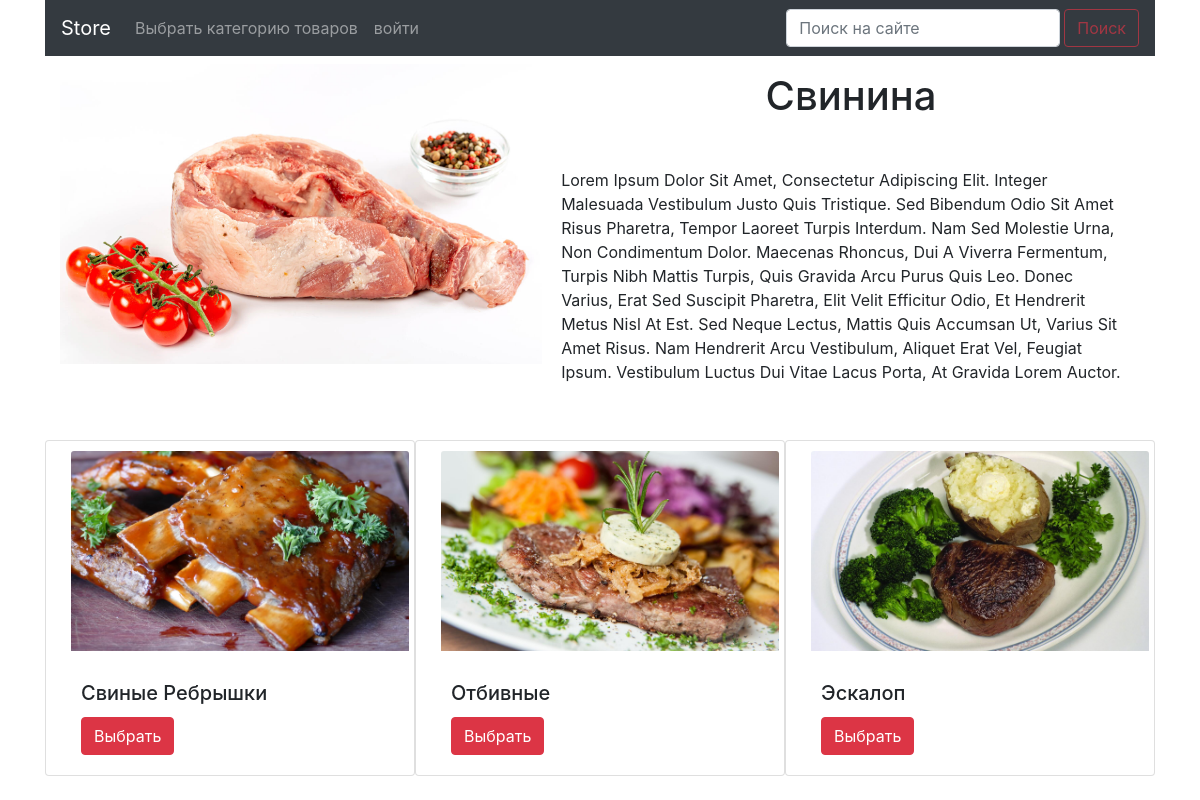
Page /subcategory/svinina/ on the committed database.
### store/models.py (models this page shows, shortened)
class SubCategory(models.Model):
    category = models.ForeignKey(Category, on_delete=models.CASCADE)
    name = models.CharField(verbose_name='имя', max_length=256, unique=True)
    slug = models.SlugField(verbose_name='slug-имя', max_length=256, null=False, unique=True)
    image = models.ImageField(upload_to='subcategory_img', blank=True)
    description = models.TextField(verbose_name='описание подкатегории', blank=True, null=True)

class Product(models.Model):
    subcategory = models.ForeignKey(SubCategory, on_delete=models.CASCADE)
    name = models.CharField(verbose_name='имя', max_length=256, unique=True)
    slug = models.SlugField(verbose_name='slug-имя', max_length=256, null=False, unique=True)
    image = models.ImageField(upload_to='product_img', blank=True)
    description = models.TextField(verbose_name='описание продукта', blank=True, null=True)
    price = models.DecimalField(verbose_name='цена', max_digits=8, decimal_places=2, default=0)
    availability = models.PositiveIntegerField(verbose_name='количество свободного товара', default=0)

### store/views.py (the view)
# urls.py: path('subcategory/<slug:slug>/', store.SubCategoryDetailProductListView.as_view(), name='subcategory_detail'),
class SubCategoryDetailProductListView(TemplateView):
    template_name = 'store/subcategory_detail.html'
    def get_context_data(self, slug=None, **kwargs):
        context = super().get_context_data(slug=slug, **kwargs)
        context["subcategory_object"] = get_object_or_404(store_models.SubCategory, slug=slug)
        context["products"] = store_models.Product.objects.filter(subcategory=context["subcategory_object"])
        return context

### store/templates/store/subcategory_detail.html
{% extends 'store/base.html' %}
{% load static %}
{% block content %}
    <div class="container-fluid">
        <div class="media">
            <img src="/media/{{ subcategory_object.image }}"
                 class="img-fluid mt-2 col-lg-offset-4" alt="Responsive image"
                 style="height: 300px">
            <div class="ml-1 container-fluid">
                <div class="align-content-lg-between text-center">
                <h1 class="mt-3 ml-3">{{ subcategory_object.name|title }}</h1>
                <br>
                </div>
                <div class="mt-3">
                <p>{{ subcategory_object.description|title }}</p>
                </div>
                <br>
            </div>
        </div>
    </div>
    <div class="container mt-3">
        <div class="row centered">
            {% for product in products %}
                <div class="card  col-lg-4" style="width: 16rem;
                display: flex">
                    <img src="/media/{{ product.image }}"
                         class="card-img-top filters__img" alt="...">
                    <div class="card-body fa fa-align-justify">
                        <h5 class="card-title">{{ product.name|title }}</h5>
                        <a href="{% url 'store:product_detail' product.slug %}"
                           class="btn btn-danger">Выбрать</a>
                    </div>
                </div>
            {% endfor %}
        </div>
    </div>
{% endblock %}

### static/css/style.css (style rules this page uses)
* { margin: 0; padding: 0; }
body { font-family: 'Montserrat', sans-serif; }
html, body { height: 100%; }
.filters__img { width: 100%; height: 200px; overflow: hidden; margin: 10px; }
.container { width: 1366px; margin: 0 auto; min-height: 100%; }

### rows in the picture
SubCategory: image (picture), name "Свинина", description "Lorem Ipsum Dolor Sit Amet, Consectetur Adipiscing Elit. Integer Malesuada Vestibulum Justo Quis Tristique. Sed Bibendum Odio Sit Amet Risus Pharetra, Tempor Laoreet Turpis Interdum. Nam Sed Molestie Urna, Non Condimentum Dolor. Maecenas Rhoncus, Dui A Viverra Fermentum, Turpis Nibh Mattis Turpis, Quis Gravida Arcu Purus Quis Leo. Donec Varius, Erat Sed Suscipit Pharetra, Elit Velit Efficitur Odio, Et Hendrerit Metus Nisl At Est. Sed Neque Lectus, Mattis Quis Accumsan Ut, Varius Sit Amet Risus. Nam Hendrerit Arcu Vestibulum, Aliquet Erat Vel, Feugiat Ipsum. Vestibulum Luctus Dui Vitae Lacus Porta, At Gravida Lorem Auctor."
Product: image (picture), name "Свиные Ребрышки"
Product: image (picture), name "Отбивные"
Product: image (picture), name "Эскалоп"
